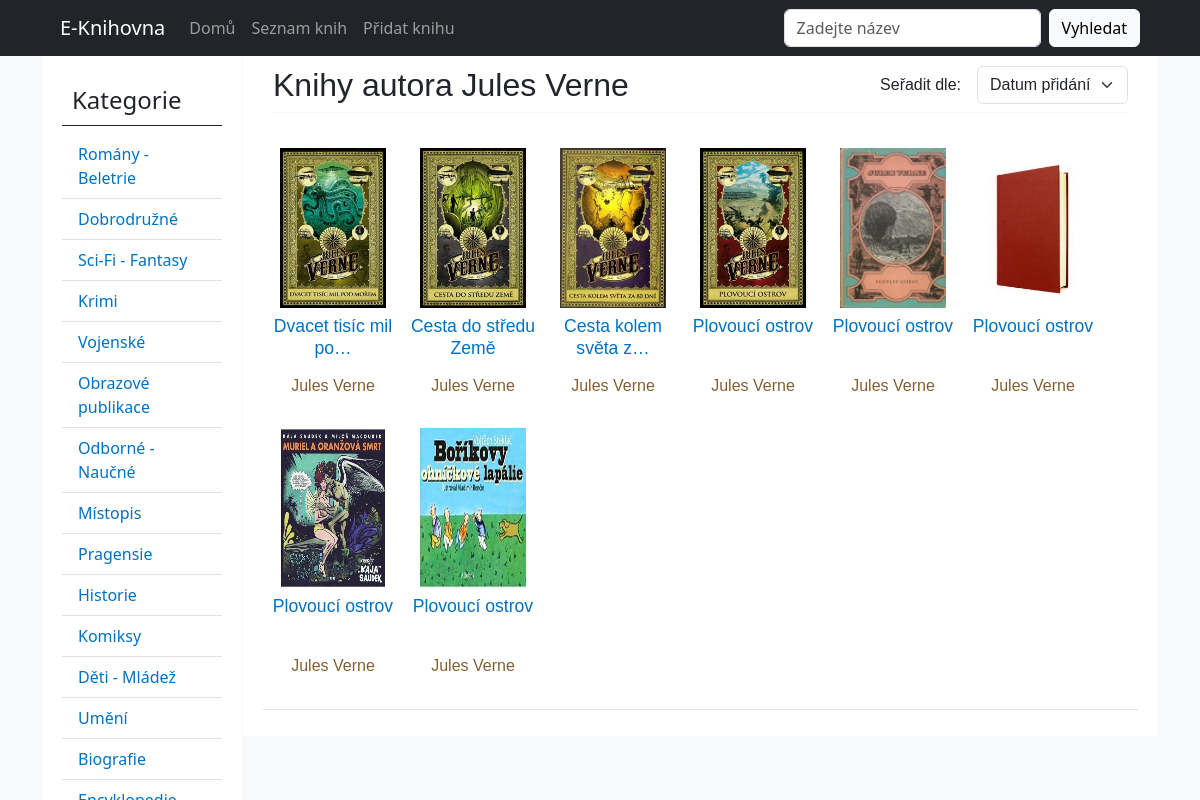
/autor/Jules Verne, run on the app's committed database.
### polls/models.py (models this page shows, shortened)
class Book(models.Model):
    ROMANCE = "Romány - Beletrie"
    ADVENTURE = "Dobrodružné"
    SCIFI = "Sci-Fi - Fantasy"
    CRIMI = "Krimi"
    MILITARY = "Vojenské"
    PIC_PUBLICATION = "Obrazové publikace"
    SPECIALIZED = "Odborné - Naučné"
    LOCAL_NAMES = "Místopis"
    PRAGENSIA = "Pragensie"
    HISTORY = "Historie"
    COMICS = "Komiksy"
    CHILDREN = "Děti - Mládež"
    ART = "Umění"
    BIOGRAPHY = "Biografie"
    ENCYCLOPEDIA = "Encyklopedie"
    BEST_READ = "Nejlepší světové čtení"
    OTHER = "Ostatní"
    GENRE_CHOICES = [
        (ROMANCE, "Romány - Beletrie"),
        (ADVENTURE, "Dobrodružné"),
        (SCIFI, "Sci-Fi - Fantasy"),
        (CRIMI, "Krimi"),
        (MILITARY, "Vojenské"),
        (PIC_PUBLICATION, "Obrazové publikace"),
        (SPECIALIZED, "Odborné - Naučné"),
        (LOCAL_NAMES, "Místopis"),
        (PRAGENSIA, "Pragensie"),
        (HISTORY, "Historie"),
        (COMICS, "Komiksy"),
        (CHILDREN, "Děti - Mládež"),
        (ART, "Umění"),
        (BIOGRAPHY, "Biografie"),
        (ENCYCLOPEDIA, "Encyklopedie"),
        (BEST_READ, "Nejlepší světové čtení"),
        (OTHER, "Ostatní"),
    ]
    title = models.CharField(max_length=200)
    author = models.CharField(max_length=200)
    genre = models.CharField(max_length=200, choices=GENRE_CHOICES)
    publisher = models.CharField(max_length=200)
    price = models.IntegerField(null=True, blank=True)
    web_price = models.IntegerField(null=True, blank=True)
    pub_date = models.IntegerField(null=True, blank=True)
    up_date = models.DateTimeField("date uploaded", default=timezone.now)
    image = models.ImageField(default="profile_pics/default.jpg", upload_to="profile_pics")

### polls/views.py (the view)
# urls.py: path("autor/<str:author>", AuthorBookListView.as_view(), name="author-books"),
class AuthorBookListView(ListView):
    model = Book
    template_name = "polls/author_books.html"
    context_object_name = "book_list"
    paginate_by = 15
    def get_queryset(self):
        book_author = self.kwargs.get("author")
        sort_by = self.request.GET.get("sort_by")
        queryset = Book.objects.filter(author=book_author)
        if sort_by == "up_date":
            queryset = queryset.order_by("-up_date")
        elif sort_by == "title":
            queryset = queryset.order_by("title")
        elif sort_by == "author":
            queryset = queryset.order_by("author")
        elif sort_by == "price":
            queryset = queryset.order_by("price")
        elif sort_by == "pub_date":
            queryset = queryset.order_by("pub_date")
        return queryset
    def get_context_data(self, **kwargs):
        context = super().get_context_data(**kwargs)
        context["title"] = self.kwargs.get("author")
        context["genre_choices"] = Book.GENRE_CHOICES
        return context

### polls/templates/polls/author_books.html (shortened to what this page needs)
{% extends "polls/base.html" %}
{% block content %}
    <article class="containerr">
        <header class="container-header d-flex justify-content-between">
            <h2>Knihy autora {{ view.kwargs.author }}</h2>
            <form id="select-form" method="GET" action="{{ request.path }}" class="d-flex align-items-center mb-2">
                        <label class="text-nowrap" for="sort-by">Seřadit dle:</label>
                        <select id="sort-by" class="form-select ms-3" name="sort_by">
                            <option value="up_date" {% if request.GET.sort_by == "up_date" %}selected{% endif %}>Datum přidání</option>
                        </select>
                </form>
        </header>
        <ul>
            {% for book in book_list %}
                <li class="book-li d-flex flex-column align-items-center">
                    <a href="{% url 'book-detail' book.id %}"><img class="menu-book" src="{{ book.image.url }}"></a>
                    <h5 class="pt-2"><a href="{% url 'book-detail' book.id %}" title="{{ book.title }}">{{ book.title|truncatechars:20 }}</a></h5>
                    <div class="mt-auto">
                        <a class="author-a" href="{% url 'author-books' book.author %}">{{ book.author }}</a>
                    </div>
                </li>
            {% endfor %}
        </ul>
        <div class="d-flex justify-content-end border-top pt-3">
        </div>
    </article>
{% endblock %}

### polls/static/polls/style.css (style rules this page uses)
body { font-family: sans-serif; }
.container-header { border-bottom: 1px solid #f5f6f7; margin: 0 10px 20px 10px; }
.container ul { display: flex; flex-wrap: wrap; justify-content: start; list-style-type: none; padding: 0; }
.containerr { background: #ffffff; padding: 10px 20px; font-family: sans-serif; margin-left: 201px; }
.containerr ul { display: flex; flex-wrap: wrap; justify-content: start; list-style-type: none; padding: 0; }
.book-li { width: calc(16.16% - 10px); margin: 5px; padding: 10px 0px 10px 0px; text-align: center; box-sizing: border-box; height: 270px; width: 130px; }
.container li a { text-decoration: none; color: #0172c2; }
.container .author-a { color: #816031; }
.container h5 { font-size: 1.1em; }
.menu-book { height: 160px; width: 106px; }

### data on the page
Book: image (picture), title "Dvacet tisíc mil po…", author "Jules Verne"
Book: image (picture), title "Cesta do středu Země", author "Jules Verne"
Book: image (picture), title "Cesta kolem světa z…", author "Jules Verne"
Book: image (picture), title "Plovoucí ostrov", author "Jules Verne"
Book: image (picture), title "Plovoucí ostrov", author "Jules Verne"
Book: image (placeholder picture), title "Plovoucí ostrov", author "Jules Verne"
Book: image (picture), title "Plovoucí ostrov", author "Jules Verne"
Book: image (picture), title "Plovoucí ostrov", author "Jules Verne"

### other printed values
{{ genre_label }} "Romány - Beletrie" "Dobrodružné" "Sci-Fi - Fantasy" "Krimi" "Vojenské" "Obrazové publikace" "Odborné - Naučné" "Místopis" "Pragensie" "Historie" "Komiksy" "Děti - Mládež" "Umění" "Biografie"
{{ view.kwargs.author }} "Jules Verne"
